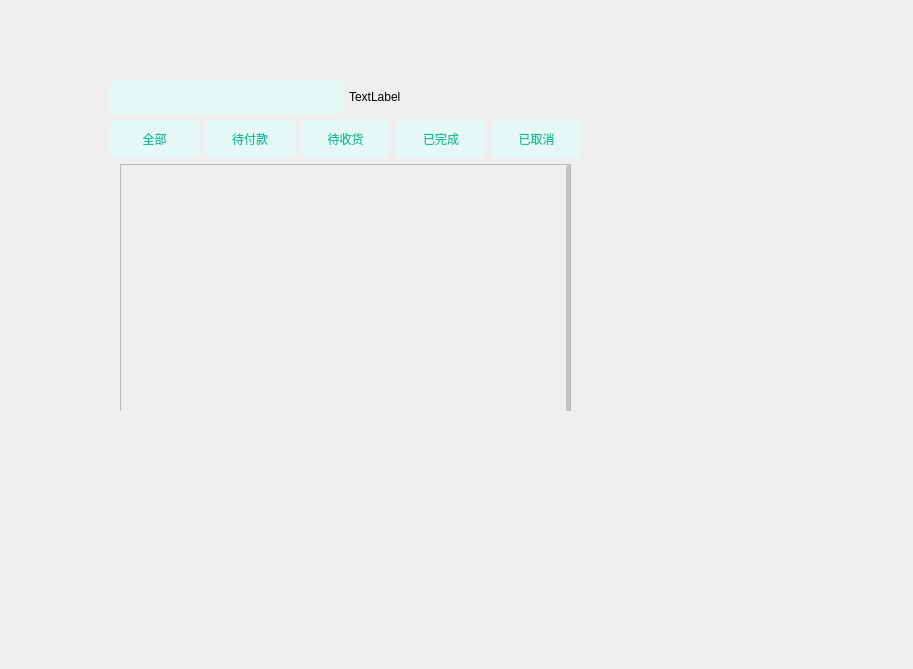
<?xml version="1.0" encoding="UTF-8"?>
<ui version="4.0">
 <class>OrderForGoods</class>
 <widget class="QWidget" name="OrderForGoods">
  <property name="geometry">
   <rect>
    <x>0</x>
    <y>0</y>
    <width>913</width>
    <height>669</height>
   </rect>
  </property>
  <property name="windowTitle">
   <string>Form</string>
  </property>
  <property name="styleSheet">
   <string notr="true">QPushButton{border-style:none;padding:10px;border-radius:5px;color:#1ABC9C;background:#E6F8F5;}
QPushButton:hover{color:#2EE1C1;background:#FFFFFF;}
QPushButton:pressed{color:#16A086;background:#A7EEE6;}

QScrollBar:vertical {
      border: none;
 	  background-color: rgba(255, 255, 255);
      width: 4px;
      margin: 0px 0 0px 0;
  }
  QScrollBar::handle:vertical {
	 border: none;
     border-radius:2px;
      background: rgba(154, 154, 154, 150);
      min-height: 15px;
  }
QScrollBar::sub-line:vertical {
      border: none;
      height: 0px;
      subcontrol-position: top;
      subcontrol-origin: margin;
  }
QScrollBar::add-line:vertical {
      border: none;
      height: 0px;
      subcontrol-position: bottom;
      subcontrol-origin: margin;
  }
  QScrollBar::up-arrow:vertical, QScrollBar::down-arrow:vertical {
	border:none;
      width: 0px;
      height: 0px;
  }
  QScrollBar::add-page:vertical, QScrollBar::sub-page:vertical {
      background: none;
  }

</string>
  </property>
  <widget class="QWidget" name="verticalLayoutWidget">
   <property name="geometry">
    <rect>
     <x>110</x>
     <y>80</y>
     <width>471</width>
     <height>331</height>
    </rect>
   </property>
   <layout class="QVBoxLayout" name="verticalLayout">
    <item>
     <layout class="QHBoxLayout" name="horizontalLayout">
      <item>
       <widget class="QPushButton" name="GoBackBt">
        <property name="styleSheet">
         <string notr="true">border-image: url(:/ICON/picture/Back.ico);</string>
        </property>
        <property name="text">
         <string/>
        </property>
       </widget>
      </item>
      <item>
       <widget class="QLabel" name="label">
        <property name="text">
         <string>TextLabel</string>
        </property>
       </widget>
      </item>
     </layout>
    </item>
    <item>
     <layout class="QHBoxLayout" name="horizontalLayout_2">
      <item>
       <widget class="QPushButton" name="AllProducts">
        <property name="text">
         <string>全部</string>
        </property>
       </widget>
      </item>
      <item>
       <widget class="QPushButton" name="Obligation">
        <property name="text">
         <string>待付款</string>
        </property>
       </widget>
      </item>
      <item>
       <widget class="QPushButton" name="GoodsToBeReceive">
        <property name="text">
         <string>待收货</string>
        </property>
       </widget>
      </item>
      <item>
       <widget class="QPushButton" name="GoodsFinish">
        <property name="text">
         <string>已完成</string>
        </property>
       </widget>
      </item>
      <item>
       <widget class="QPushButton" name="Canceled">
        <property name="text">
         <string>已取消</string>
        </property>
       </widget>
      </item>
     </layout>
    </item>
    <item>
     <widget class="QStackedWidget" name="stackedWidget">
      <property name="currentIndex">
       <number>0</number>
      </property>
      <widget class="QWidget" name="page">
       <widget class="QWidget" name="verticalLayoutWidget_2">
        <property name="geometry">
         <rect>
          <x>10</x>
          <y>0</y>
          <width>451</width>
          <height>271</height>
         </rect>
        </property>
        <layout class="QVBoxLayout" name="verticalLayout_page">
         <item>
          <widget class="QScrollArea" name="scrollArea">
           <property name="verticalScrollBarPolicy">
            <enum>Qt::ScrollBarAlwaysOn</enum>
           </property>
           <property name="widgetResizable">
            <bool>true</bool>
           </property>
           <widget class="QWidget" name="scrollAreaWidgetContents">
            <property name="geometry">
             <rect>
              <x>0</x>
              <y>0</y>
              <width>443</width>
              <height>267</height>
             </rect>
            </property>
           </widget>
          </widget>
         </item>
        </layout>
       </widget>
      </widget>
      <widget class="QWidget" name="page_2"/>
     </widget>
    </item>
   </layout>
  </widget>
 </widget>
 <resources/>
 <connections/>
</ui>
